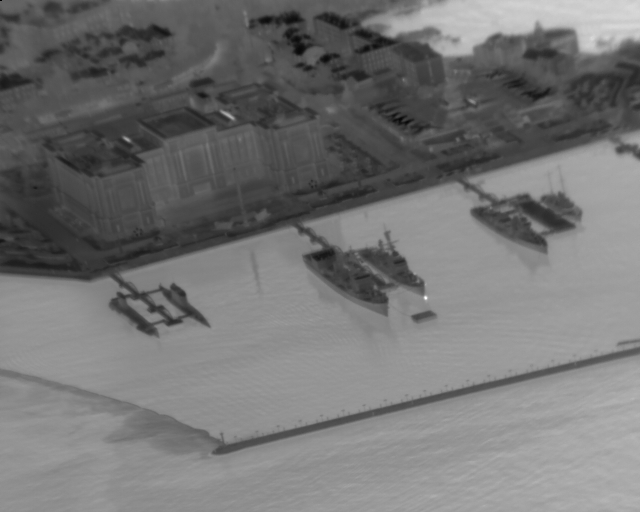
#> input picture 000000.bmp, 640 x 512 px, found by its file name; its folder holds 5 pictures in this run; the run also reads 1 picture not shown here
$ python coordinate_conversion.py
#> lines starting #> are read from the running program, lines starting #| are printed output that depends on the picture; after the words box and inside, x2 and y2 are one past the last pixel; in counts of white or black regions, pixels touching at a corner belong together; long printed decimals are rounded
#!/usr/bin/env python
# -*- coding: UTF-8 -*-
'''
@Project ：Epipolar-Geometry-master
@File    ：main.py
@IDE     ：PyCharm
@Author  ：jijiaren
@Date    ：2024-04-16 9:26
'''


import numpy as np
import cv2 as cv
from matplotlib import pyplot as plt
import math


def get_distance_point2line(point, line):
    """
    Args:
        point: [x0, y0]
        line: [x1, y1, x2, y2]
    """
    line_point1, line_point2 = np.array(line[0:2]), np.array(line[2:])
    vec1 = line_point1 - point
    vec2 = line_point2 - point
    distance = np.abs(np.cross(vec1, vec2)) / np.linalg.norm(line_point1 - line_point2)
    return distance


def drawlines(img1,lines, pts,pts2):
    if len(img1.shape) > 2:
        r,c,_ = img1.shape
    else:
        r, c= img1.shape
    for r, pt1 in zip(lines, pts):
        color=(0,255,255)
        x0,y0 = map(int, [0, -r[2]/r[1] ])
        x1,y1 = map(int, [c, -(r[2]+r[0]*c)/r[1] ])
        img1 = cv.line(img1.copy(), (x0,y0), (x1,y1), color ,4)
        img1 = cv.circle(img1, tuple(pt1), 5, color, 5)
        print("当前图像目标真实坐标:",pt1)
        print("估计直线",[x0,y0,x1,y1])
        distance = get_distance_point2line(pt1, [x0,y0,x1,y1])
        print("真实坐标距离估计直线距离error",distance)

    # for pt2 in  pts2:
    #     img1 = cv.circle(img1, tuple(pt2), 5, color, 5)
    return img1

# [10 lines left out: function drawcircle, not called in this run]


"""
经纬高坐标系转地心坐标系
"""
def llh2ecef(LBH):
    """
    LBH:经纬高
    """

    a = 6378137.0;
    b = 6356752.314;

    lon = LBH[0] * 3.1415926 / 180.0;

    lat = LBH[1] * 3.1415926 / 180.0;

    alt = LBH[2] ;

    n = a * a / math.sqrt(a * a * math.cos(lat) * math.cos(lat) + b * b * math.sin(lat) * math.sin(lat));
    Rx = (n + alt) * math.cos(lat) * math.cos(lon);
    Ry = (n + alt) * math.cos(lat) * math.sin(lon);
    Rz = (b * b / (a * a) * n + alt) * math.sin(lat);


    Rxyz = [Rx,Ry,Rz]

    return Rxyz

"""
地心坐标系转经纬高坐标系
"""
# [49 lines left out: function ecef2llh, not called in this run]


"""
地心坐标系转东北天坐标系ENU（X,Y,Z）
"""
def ecef2enu(LBH,Rxyz):

    pi = 3.1415926;
    DEG2RAD = pi / 180.0;
    RAD2DEG = 180.0 / pi;

    x = Rxyz[0];
    y = Rxyz[1];
    z = Rxyz[2];

    Rxyz_1 = llh2ecef(LBH)
    ox = Rxyz_1[0];
    oy = Rxyz_1[1];
    oz = Rxyz_1[2];

    dx = x - ox;
    dy = y - oy;
    dz = z - oz;


    lonDeg = LBH[0];
    latDeg = LBH[1];
    lon = lonDeg * DEG2RAD;
    lat = latDeg * DEG2RAD;

    enu_0 = -math.sin(lon) * dx + math.cos(lon) * dy;
    enu_1 = -math.sin(lat) * math.cos(lon) * dx - math.sin(lat) * math.sin(lon) * dy + math.cos(lat) * dz;
    enu_2 = math.cos(lat) * math.cos(lon) * dx + math.cos(lat) * math.sin(lon) * dy + math.sin(lat) * dz;

    enu = [enu_0,enu_1,enu_2]
    return enu;


def vec_inv(vec):

    vecinv = [[0 , -vec[2],  vec[1]],[vec[2],  0,  -vec[0]],[-vec[1], vec[0],  0]]

    return np.array(vecinv)


def calculate_projected_line(F,pts1,pts2,img1_path,img2_path):

    pts1 = np.array(pts1)
    pts2 = np.array(pts2)
    img1 = plt.imread(img1_path)
    img2 = plt.imread(img2_path)


    ones = np.ones((1,1))
    pts1_final = np.append(pts1, ones, axis=1)

    lines1 = np.dot(F, pts1_final.transpose())


    # ones = np.ones((1,1))
    # pts2_final = np.append(pts2, ones, axis=1)
    #
    # lines2 = np.dot(pts2_final, F)

    img3 = drawlines(img2, lines1.transpose(), pts2,pts1)
    plt.imshow(img3)
    plt.savefig("{}.png".format(img2_path.split(".")[0]+'_new'))
    # [11 lines of commented-out code are left out]


# [6 lines left out: function isRotationMatrix, not called in this run]


def computrdUVPos(XYZ,FOVX,FOVY):
    """
    计算3D空间点(X,Y,Z)在给定FOVX和FOVY的视野下，在2D图像上的投影位置(u,v)。

    Args:
        XYZ (list[float]): 包含三个元素的列表，分别表示3D空间点的X、Y、Z坐标。
        FOVX (float): 视野的X轴角度大小，单位是度。
        FOVY (float): 视野的Y轴角度大小，单位是度。

    Returns:
        list[float]: 包含两个元素的列表，分别表示2D图像上的投影位置u和v。

    """
    pi = 3.1415926535
    halfsizex = math.tan(FOVX * 0.5 * pi / 180)

    X,Y,Z = XYZ[0],XYZ[1],XYZ[2]
    u = (X/Y)/halfsizex

    if Z < 0:
        halfsizey = math.tan(FOVY * 0.6 * pi / 180)
        v = (Z/Y)/halfsizey
    else:
        halfsizey = math.tan(FOVY * 0.4 * pi / 180)
        v = (Z/Y)/halfsizey

    u = 320 + u*320
    if v < 0:
        v = 204.8 - v * 307.2
    else :
        v = 204.8 - v * 204.8

    return [u,v]


def vaild_point(EulerAngles,LBH_dd,LBH_plane,uv):
    # 知道目标经纬高，求uv
    pi = 3.1415926;

    DEG2RAD = pi / 180.0;
    print(f"探测器经纬高:{LBH_dd}")
    print(f"目标经纬高:{LBH_plane}")


    EulerAngles = [i*DEG2RAD for i in EulerAngles]  # 探测器的欧拉角
    print("欧拉角弧度",EulerAngles[0],EulerAngles[1],EulerAngles[2])
    Zyaw = np.array([[math.cos(EulerAngles[0]),math.sin(EulerAngles[0]),0],[-math.sin(EulerAngles[0]),math.cos(EulerAngles[0]),0],[0,0,1]]);
    Xpitch = np.array([[1,0,0],[0,math.cos(EulerAngles[1]),math.sin(EulerAngles[1])],[0,-math.sin(EulerAngles[1]),math.cos(EulerAngles[1])]]);
    Yroll = np.array([[math.cos(EulerAngles[2]),0,-math.sin(EulerAngles[2])],[0,1,0],[math.sin(EulerAngles[2]),0,math.cos(EulerAngles[2])]]);
    R_yanzheng = np.matmul(np.matmul(Yroll,Xpitch),Zyaw)  # 探测器的欧拉
    # R_yanzheng_wai = np.matmul(np.matmul(Zyaw,Xpitch),Yroll)

    Rxyz_last = llh2ecef(LBH_dd)  # 探测器经纬高坐标系转地心坐标系
    enu_last = ecef2enu(LBH_dd, Rxyz_last)  # 探测器地心坐标系转东北天坐标系ENU（X,Y,Z）
    print("探测器东北天坐标",enu_last)

    Rxyz_now = llh2ecef(LBH_plane)  # 目标经纬高坐标系转地心坐标系
    enu_now = ecef2enu(LBH_dd, Rxyz_now)  # 目标地心坐标系转东北天坐标系ENU（X,Y,Z）
    print("目标东北天坐标", enu_now)
    print("目标与探测器水平距离", math.sqrt(enu_now[0] * enu_now[0] + enu_now[1] * enu_now[1]))  # 单位-- m。求得相对于0，0，0的水平距离


    plane_vec = np.array(enu_now)   # 目标的相对于探测器1的东北天坐标
    XYZ_vector = np.matmul(R_yanzheng,plane_vec)  # 目标的东北天--》导航系
    # XYZ_vector1 = np.matmul(R_yanzheng_wai,plane_vec)
    print("目标相对与探测器坐标",XYZ_vector)   # 导航系下的
    # print("验证坐标系旋转",XYZ_vector1)
    XYZ2XZY = np.matmul(np.array([[1, 0, 0], [0, 0, -1], [0, 1, 0]]), XYZ_vector)  # 导航系--》相机系
    print("验证XYZ坐标",XYZ2XZY)
    XYZ2XZY = XYZ2XZY / XYZ2XZY[2]   # 转齐次坐标
    print("验证XYZ坐标,转齐次坐标",XYZ2XZY)
    print("目标在图像中的真实uv",uv)
    uv_vector_fromK = np.matmul(K,XYZ2XZY)  # 相机系--》像素系


    uv_vector_fromratio = computrdUVPos(XYZ_vector, 4.569807720109516, 3.6565438793883596)   # 12.5, 10 如何得到？？ 解答，仿真软件的成像，用于标定
    print("验证XYZ转UV,uv_vector_fromK",uv_vector_fromK)
    print("验证XYZ转UV,uv_vector_fromratio",uv_vector_fromratio)


def oula_xuanzhuan(EulerAngles):
    Zyaw = np.array([[math.cos(EulerAngles[0]),math.sin(EulerAngles[0]),0],[-math.sin(EulerAngles[0]),math.cos(EulerAngles[0]),0],[0,0,1]]);
    Xpitch = np.array([[1,0,0],[0,math.cos(EulerAngles[1]),math.sin(EulerAngles[1])],[0,-math.sin(EulerAngles[1]),math.cos(EulerAngles[1])]]);
    Yroll = np.array([[math.cos(EulerAngles[2]),0,-math.sin(EulerAngles[2])],[0,1,0],[math.sin(EulerAngles[2]),0,math.cos(EulerAngles[2])]]);
    R =  np.matmul(np.matmul(Yroll, Xpitch), Zyaw)
    return R


def ralative_ENU(LBH_last,LBH_now):
    """
    已知前后两帧目标经纬高 求 当前帧基于上一帧目标的东北天坐标
    :param LBH_last: 上一帧经纬高
    :param LBH_now: 当前帧经纬高
    :return: 当前帧相对于上一帧的东北天坐标系下坐标
    """
    Rxyz_last = llh2ecef(LBH_last)
    enu_last = ecef2enu(LBH_last, Rxyz_last)
    print("上一帧探测器东北天坐标", enu_last)
    print("目标基于上一帧探测器东北天坐标系坐标：X Y Z")
    Rxyz_now = llh2ecef(LBH_now)
    enu_now = ecef2enu(LBH_last, Rxyz_now)
    print("当前帧探测器东北天坐标", enu_now)
    print("目标基于当前帧探测器东北天坐标系坐标：X-{} Y-{} Z-{}".format(enu_now[0],enu_now[1],enu_now[2]))

    return enu_now

# [70 lines left out: functions ENU2UV, ENU2XYZ, UV2XYZ, linalg_solve, linalg_solve_22, ENU2BLH, not called in this run]


if __name__ == '__main__':


    """
    # R = np.array([[1, 2,1], [4.5, 6,1],[1,1,1]])
    # b = [3, 10.5]
    # XY =  linalg_solve(R, b)
    """

    pi = 3.1415926;
    DEG2RAD = pi / 180.0;
    RAD2DEG = 180.0 / pi;

    #相机内参矩阵
    K = np.array([[8020, 0.0, 320.0], [0.0, 8020, 204.8], [0.0, 0.0, 1.0e+00]])
    print("K:",K)

    #前后帧目标经纬高
    target_blh = [[120.32159772,36.054907059,12.049120136],[120.32159772,36.054907059,12.049120136]]
    #前后帧探测器经纬高
    dd_blh = [[120.279849667912,36.058055505632,1014.605175501667],[120.279842741550,36.057998310434,1014.788692085072]]
    #前后帧探测器-航向-俯仰-滚转
    dd_y_p_r = [[95.45522268672802,-14.94768108101971,11.851206010414064],[95.29337752019588,-15.019529378031152,12.224938390969163]]
    #前后帧成像坐标，u：x轴；v:y轴
    uv = [[321,251],[317,252]]

    # 经纬高转东北天坐标
    # dd_blh[0]为上一帧探测器经纬高，记为东北天（相对系）原点；
    # dd_blh[1]为当前帧探测器经纬高，计算当前帧探测器相对于上一帧探测器的东北天坐标
    enu_now = ralative_ENU(dd_blh[0], dd_blh[1])


    #前后帧图片路径
    image1_path = r'/workspace/epipolar_geometry/000000.bmp'
    image2_path = r'/workspace/epipolar_geometry/000001.bmp'


    print("计算验证成像的正确性*************************************************************************************")
    for i in range(2):
        print("验证投影点********************************************************")
        this_target_blh = np.array(target_blh[i])
        this_dd_blh = np.array(dd_blh[i])
        this_dd_y_p_r = np.array(dd_y_p_r[i])
        this_uv = np.array(uv[i])
        print("目标经纬高:", this_target_blh)
        print("探测器经纬高:",this_dd_blh)
        print("探测器-航向-俯仰-滚转",this_dd_y_p_r)
        print("图像坐标",this_uv)
        vaild_point(this_dd_y_p_r, this_dd_blh, this_target_blh, this_uv)
        print("验证投影点********************************************************")


    print("计算验证投影直线算法*****************************************************************************************")
    # 上一帧目标经纬高
    l_plane = target_blh[0][0];
    b_plane = target_blh[0][1];
    h_plane = target_blh[0][2];
    LBH_plane = [l_plane,b_plane,h_plane]

    # 前一帧帧探测器-航向-俯仰-滚转
    yaw_last_frame = dd_y_p_r[0][0];
    pitch_last_frame = dd_y_p_r[0][1];
    roll_last_frame = dd_y_p_r[0][2];
    ypl_last = [yaw_last_frame * DEG2RAD, pitch_last_frame * DEG2RAD, roll_last_frame * DEG2RAD]  # 角度转弧度
    print("前一帧探测器机体坐标系(航向，俯仰，滚转)：", yaw_last_frame, pitch_last_frame, roll_last_frame)
    # 当前帧探测器-航向-俯仰-滚转
    yaw_now_frame = dd_y_p_r[1][0];
    pitch_now_frame = dd_y_p_r[1][1];
    roll_now_frame = dd_y_p_r[1][2];
    ypl_now = [yaw_now_frame * DEG2RAD, pitch_now_frame * DEG2RAD, roll_now_frame * DEG2RAD]
    print("当前帧探测器机体坐标系(航向，俯仰，滚转)：", yaw_now_frame, pitch_now_frame, roll_now_frame)
    l_last_frame = dd_blh[0][0];
    b_last_frame = dd_blh[0][1];
    h_last_frame = dd_blh[0][2];
    LBH_last = [l_last_frame, b_last_frame, h_last_frame]
    print("前一帧探测器机体坐标(经度，维度，高度)：", l_last_frame, b_last_frame, h_last_frame)
    # 当前帧探测器经纬高
    l_now_frame = dd_blh[1][0];
    b_now_frame = dd_blh[1][1];
    h_now_frame = dd_blh[1][2];
    LBH_now = [l_now_frame, b_now_frame, h_now_frame]
    print("当前帧探测器机体坐标(经度，维度，高度)：", l_now_frame, b_now_frame, h_now_frame)
    EulerAngles = [(yaw_now_frame - yaw_last_frame) * DEG2RAD, (pitch_now_frame - pitch_last_frame) * DEG2RAD, 0.0]  # 此处roll为什么是0.0？？
    print("欧拉角弧度", EulerAngles[0], EulerAngles[1], EulerAngles[2])
    # [5 lines of commented-out code are left out]

    Rxyz_last = llh2ecef(LBH_last)   # 探测器1经纬高坐标系转地心坐标系
    enu_last = ecef2enu(LBH_last, Rxyz_last)    # 探测器1地心坐标系转东北天坐标系ENU（X,Y,Z）
    print("上一帧探测器1东北天坐标", enu_last)
    Rxyz_now = llh2ecef(LBH_now)    #探测器2经纬高坐标系转地心坐标系
    t = enu_now = ecef2enu(LBH_last, Rxyz_now)  # 探测器2地心坐标系转东北天坐标系ENU（X,Y,Z）
    print("当前帧探测器2东北天坐标", enu_now)

    #开始求R,T
    #x2 = Rdd2图 * R欧2 * [（Rdd2图 * R欧1）逆 * x1  +  北天冬delta_t  ]
    oula_xuanzhuan1 = oula_xuanzhuan(ypl_last)  # 上一帧欧拉角 求R
    oula_xuanzhuan1_inv = np.linalg.inv(oula_xuanzhuan1)
    oula_xuanzhuan2 = oula_xuanzhuan(ypl_now)   #当前帧欧拉角 求R
    R_dd2image = np.array([[1, 0, 0], [0, 0, -1], [0, 1, 0]])  # 导航系--》相机系 R
    R_dd2image_inv = np.linalg.inv(np.array([[1, 0, 0], [0, 0, -1], [0, 1, 0]]))
    print("上一帧欧拉旋转矩阵1",oula_xuanzhuan1)
    print("当前帧欧拉旋转矩阵2",oula_xuanzhuan2)
    print("R_dd2image",R_dd2image)

    R = np.matmul(np.matmul(np.matmul(R_dd2image,oula_xuanzhuan2),oula_xuanzhuan1_inv),R_dd2image_inv)
    t = np.matmul(np.matmul(R_dd2image,oula_xuanzhuan2),-np.array(t))


    print("求得R,t为*********************************************************")
    print("R:",R)
    print("t:",t)
    print("*********************************************************")

    print("F = K逆的转置 * t反对称 * R * K逆")

    F1 = np.linalg.inv(K).T
    F2 = vec_inv(t)
    F3 = R
    F4 = np.linalg.inv(K)
    F = np.matmul(np.matmul(np.matmul(F1,F2),F3),F4)
    print(F)
    print("*********************************************************")

    pts1 = [uv[0]]
    pts2 = [uv[1]]
    calculate_projected_line(F,pts1,pts2,image1_path,image2_path)
#> in calculate_projected_line, img1 is the input picture: shape (512, 640); min 0, max 255, mean 116.1
#> the loop in drawlines, `for r, pt1 in zip(lines, pts):` made 1 pass
#> (r, pt1, color, x0, y0, x1, y1, vec1 in get_distance_point2line) on pass 1: ([-0.000105, -0.000776, 0.222], [317, 252], (0, 255, 255), 0, 286, 640, 199, [-317, 34])
#| 当前图像目标真实坐标: [317 252]
#| 估计直线 [0, 286, 640, 199]
#| 真实坐标距离估计直线距离error 9.009
#> pass 1, in drawlines, `img1 = cv.line(img1.copy(), (x0,y0), (x1,y1), color ,4)`:
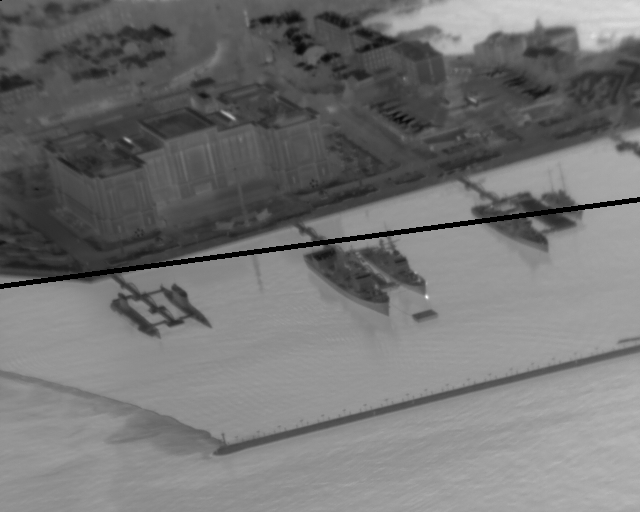
#> img1: shape (512, 640); min 0, max 252, mean 115.5
#> pass 1, in drawlines, `img1 = cv.circle(img1, tuple(pt1), 5, color, 5)`:
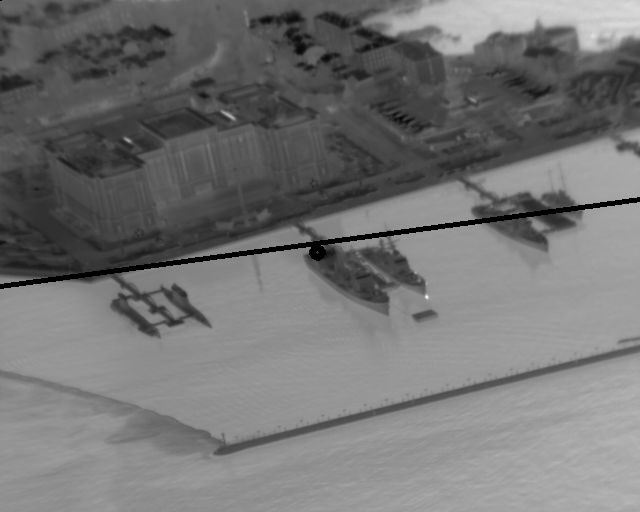
#> img1: shape (512, 640); 0.06% of pixels changed, all inside (x1, y1, x2, y2) = (309, 245, 326, 261)
